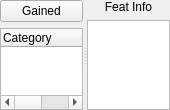
                  <widget class="QWidget" name="scrlAreaFeatsInfo">
                   <property name="geometry">
                    <rect>
                     <x>0</x>
                     <y>0</y>
                     <width>170</width>
                     <height>110</height>
                    </rect>
                   </property>
                   <layout class="QVBoxLayout" name="verticalLayout_11">
                    <property name="spacing">
                     <number>0</number>
                    </property>
                    <property name="leftMargin">
                     <number>0</number>
                    </property>
                    <property name="topMargin">
                     <number>0</number>
                    </property>
                    <property name="rightMargin">
                     <number>0</number>
                    </property>
                    <property name="bottomMargin">
                     <number>0</number>
                    </property>
                    <item>
                     <widget class="QSplitter" name="spltFeatsBottom">
                      <property name="orientation">
                       <enum>Qt::Horizontal</enum>
                      </property>
                      <widget class="QWidget" name="verticalLayoutWidget_2">
                       <layout class="QGridLayout" name="grdlFeatsGained">
                        <item row="0" column="0">
                         <widget class="QPushButton" name="btnFeatsGained">
                          <property name="text">
                           <string>Gained</string>
                          </property>
                          <property name="checkable">
                           <bool>true</bool>
                          </property>
                         </widget>
                        </item>
                        <item row="1" column="0">
                         <widget class="QTreeWidget" name="treeFeatsGained">
                          <column>
                           <property name="text">
                            <string>Category</string>
                           </property>
                          </column>
                          <column>
                           <property name="text">
                            <string>Total</string>
                           </property>
                          </column>
                          <column>
                           <property name="text">
                            <string>Remaining</string>
                           </property>
                          </column>
                         </widget>
                        </item>
                       </layout>
                      </widget>
                      <widget class="QWidget" name="verticalLayoutWidget">
                       <layout class="QVBoxLayout" name="vertlFeatInfo">
                        <item>
                         <widget class="QLabel" name="lblFeatInfo">
                          <property name="font">
                           <font>
                            <pointsize>9</pointsize>
                           </font>
                          </property>
                          <property name="text">
                           <string>Feat Info</string>
                          </property>
                          <property name="alignment">
                           <set>Qt::AlignCenter</set>
                          </property>
                         </widget>
                        </item>
                        <item>
                         <widget class="QTextBrowser" name="txtFeatInfo"/>
                        </item>
                       </layout>
                      </widget>
                     </widget>
                    </item>
                   </layout>
                  </widget>
